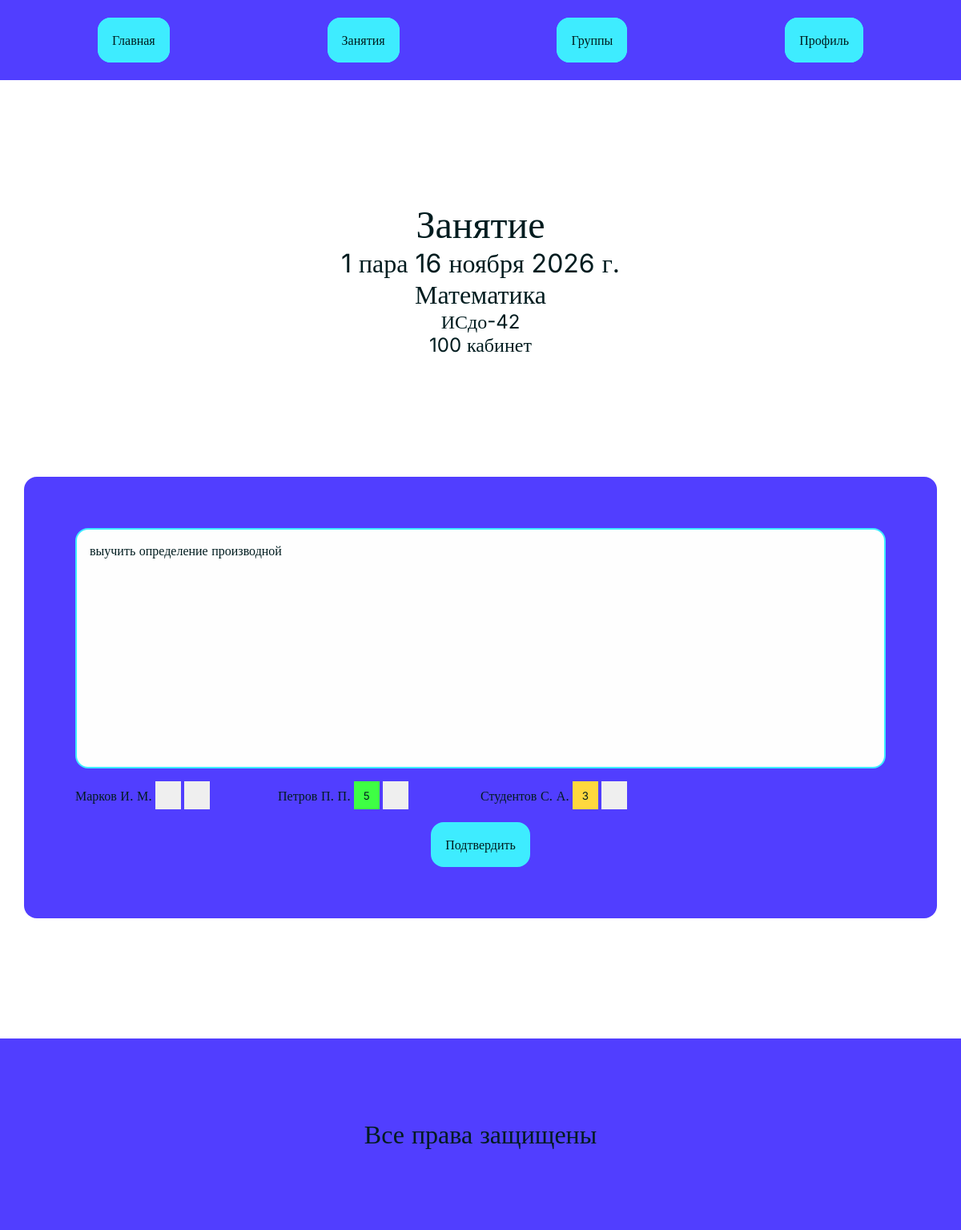
The app's page /lessons/1/ (signed in), older data.
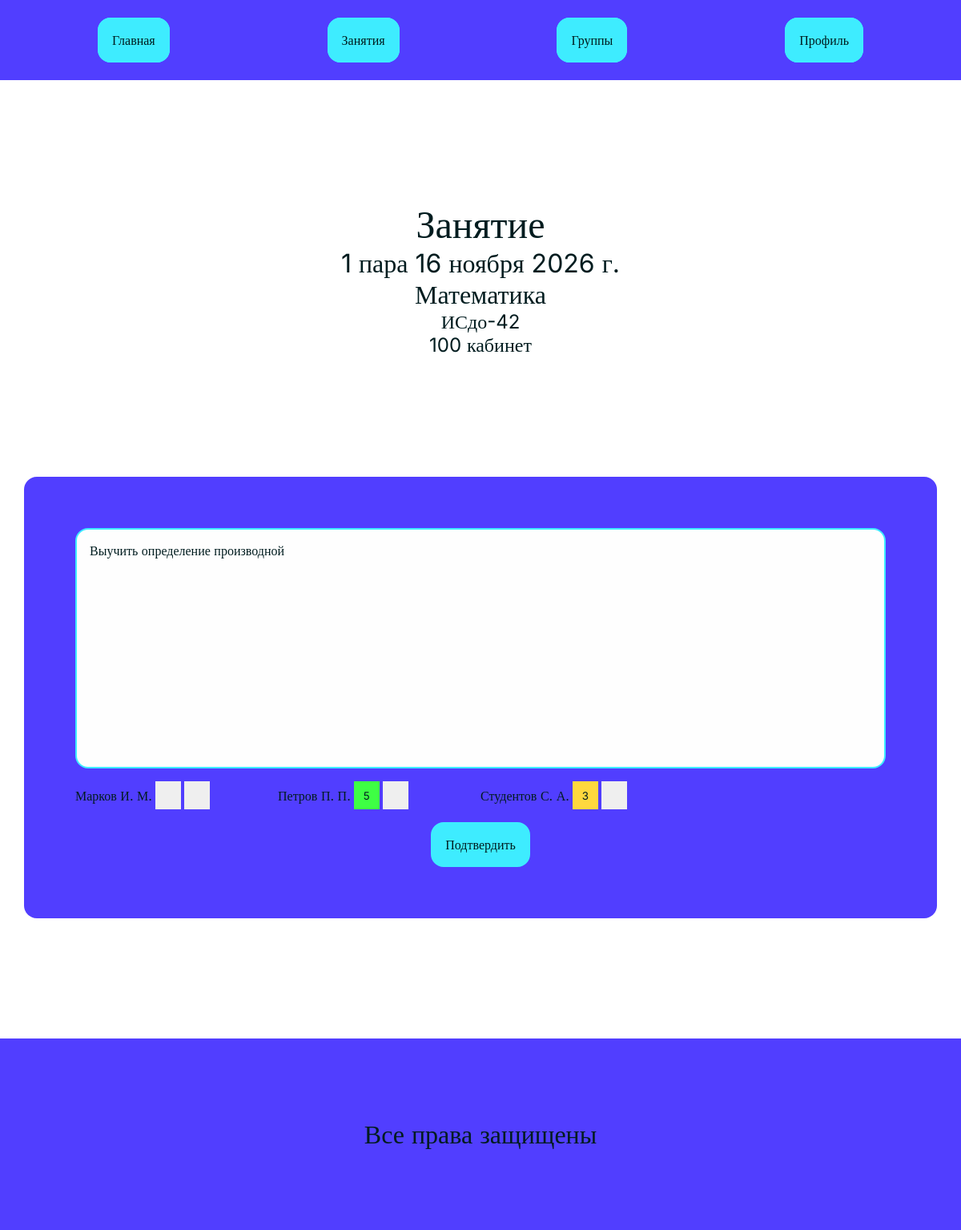
The same page, newer data.
### dnevnikapp/models.py (models this page shows, shortened)
class Lesson(models.Model):
    subject = models.ForeignKey(Subject, on_delete=models.PROTECT, verbose_name="Предмет", related_name="lessons")
    teacher = models.ForeignKey(CustomUser, on_delete=models.PROTECT, verbose_name="Преподаватель", related_name="lessons")
    date = models.DateField(default=timezone.now, verbose_name="Дата")
    lesson_number = models.PositiveSmallIntegerField(verbose_name="Номер пары")
    group = models.ForeignKey(Group, on_delete=models.PROTECT, verbose_name="Группа", related_name="lessons")
    room = models.CharField(verbose_name="Кабинет")
    class Meta:
        constraints = [
            models.UniqueConstraint(
                fields=["date","lesson_number","group"],
                name="unique_lesson_per_date_number_group"
            ),
            models.UniqueConstraint(
                fields=["date","lesson_number","teacher"],
                name="unique_lesson_per_date_number_teacher"
            )
        ]
        models.CheckConstraint(
            condition=models.Q(lesson_number__gt=0),
            name="lesson_number_greater_than_zero"
        )
        verbose_name = "Занятие"
        verbose_name_plural = "Занятия"

class Hometask(models.Model):
    lesson = models.OneToOneField(Lesson, on_delete=models.CASCADE, related_name="hometask")
    text = models.TextField()
    class Meta:
        verbose_name = "Домашнее задание"
        verbose_name_plural = "Домашние задания"

class Subject(models.Model):
    name = models.CharField(max_length=150, verbose_name="Название")
    teachers = models.ManyToManyField(CustomUser, through=TeacherSubject, blank=True)
    class Meta:
        verbose_name="Предмет"
        verbose_name_plural="Предметы"
    def __str__(self):
        return self.name

class Group(models.Model):
    name = models.CharField(verbose_name="Название")
    course = models.PositiveSmallIntegerField(verbose_name="Курс")
    major = models.ForeignKey("Major", on_delete=models.CASCADE, verbose_name="Направление", related_name="groups")
    class Meta:
        verbose_name="Группа"
        verbose_name_plural="Группы"
    def __str__(self):
        return self.name

### dnevnikapp/views.py (the view, shortened to what this page needs)
# urls.py: path("lessons/<int:lessonid>/", views.lessonView, name="lessons"),
@login_required
@roles_required("teacher","admin", "student", "parent")
def lessonView(request, lessonid):
    lesson = Lesson.objects.select_related("subject", "group", "hometask"
                            ).prefetch_related(
                                Prefetch("group__students__grades", queryset=Grade.objects.filter(lesson_id=lessonid)),
                                Prefetch("group__students__absences", queryset=Absence.objects.filter(lesson_id=lessonid)),
                            ).filter(pk=lessonid).first()
    if lesson == None:
        raise Http404
    if request.user.role == "student" and request.user.group_id != lesson.group_id:
        raise PermissionDenied
    elif request.user.role == "parent" and request.user.children.filter(group_id=lesson.group_id).first() == None:
        raise PermissionDenied
    students = lesson.group.students.all()
    for student in students:
        student.grade = student.grades.first()
        student.absence = student.absences.first()
    context = {
        "lesson":lesson,
        "students":students,
    }
    if request.user.role == "teacher" or request.user.role == "admin":
        return render(request, "lesson.html", context=context)
    elif request.user.role == "student" or request.user.role == "parent":
        return render(request, "lessonstudent.html", context=context)

### dnevnikapp/converters.py (called while the page is built)
    def to_url(self, value: date) -> str:
        return value.strftime("%d-%m-%Y")

### dnevnikapp/templates/lesson.html (shortened to what this page needs)
{% extends 'baseheader.html' %}
{% load static %}
{% block head %}
    <link rel="stylesheet" href="{% static 'css/lesson.css' %}">
{% endblock %}
{% block content %}
    <div class="centerdiv centerpadding">
        <div class="headingsdiv">
            <h1>Занятие</h1>
            <h2>{{ lesson.lesson_number }} пара {{ lesson.date }}</h2>
            <h2>{{ lesson.subject }}</h2>
            <h3>{{ lesson.group }}</h3>
            <h3>{{ lesson.room }} кабинет</h3>
        </div>
        <div class="mainblock">
            <form class="mainform" method="post">
                <textarea name="hometask" placeholder="Домашнее задание">{{ lesson.hometask.text }}</textarea>
                <div class="lesson-studentsgrid">
                    {% for student in students %}
                        <div class="lesson-student">
                            <p>{{ student.last_name }} {{ student.first_name|slice:1 }}. {{ student.patronimic|slice:1 }}.</p>
                            <button type="button"
                                class="lessongrade {% if student.grade.grade >= 4 %}grade-good{% elif student.grade.grade == 3 %}grade-ok{% elif student.grade.grade == 2 %}grade-bad{% endif %}"
                                data-student="{{ student.pk }}"
                                data-value="{{ student.grade.grade|default_if_none:'' }}"
                            >
                                {{ student.grade.grade|default:"" }}
                            </button>
                            <button type="button"
                                class="lessonabsence {% if student.absence %}{% if student.absence.is_excused %}absence-excused{% else %}absence{% endif %}{% endif %}"
                                data-student="{{ student.pk }}"
                                data-value="{% if student.absence %}{% if student.absence.is_excused %}УП{% else %}Н{% endif %}{% endif %}"
                            >
                            </button>
                        </div>
                    {% endfor %}
                </div>
                <button class="button">Подтвердить</button>
            </form>
        </div>
    </div>
{% endblock %}

Row changes from the older to the newer data that the page shows:
changed through a linked row, Lesson "Математика": hometask "выучить определение производной" → "Выучить определение производной"
